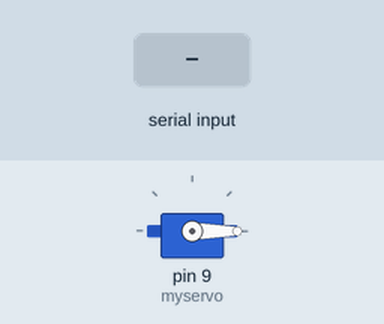
The sketch below on a simulated Arduino Uno, built with avr-gcc and run on an emulated ATmega328P. On the bench: servo. The test bench sets the inputs (shaded band).

Above: at 1.2 s.
1.3 s: "M90\n" received over Serial
At 2.6 s:
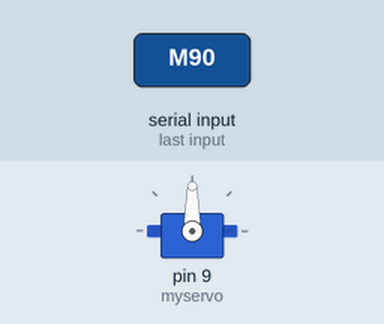
Timing chart, 0 to 4.3 s (numbered marks = the images above; inputs shaded):
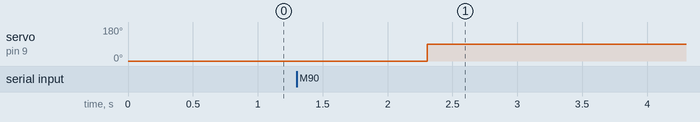

Measured:
- after the input at 1.3 s, servo on pin 9 (myservo): 0° → 90° after 1.0 s

The sketch:

ardiono-uno.ino
```cpp
#include <Servo.h>
char data[] = "V+000A+00";
//             0123456789
Servo myservo;
int pos = 0;
int vel = 0;
const int servo_pin = 9;
const int dc_pwm_pin = 6;
const int dc_dir_pin = 7;
void setup() {
  myservo.attach(9);
  Serial.begin(9600);
}

void loop() {
  bool communication_success = true;
  if(Serial.available()>0)
  {
    Serial.readBytes(data,10);

    if(data[0] == 'M')
    {
      if(data[1] == '+')
      {
        vel = (int)(data[2] - '0')*100 + (int)(data[3] - '0')*10 + (int)(data[4] - '0');
      }
      else if(data[1] == '-')
      {
        vel = -((int)(data[2] - '0')*100 + (int)(data[3] - '0')*10 + (int)(data[4] - '0'));
      }
      else
      {
        communication_success = false;
      }
      if(data[5] == 'A')
      {
        if(data[6] == '+')
        {
          pos = (int)(data[7] - '0')*10 + (int)(data[8] - '0') + 90;
        }
        else if(data[6] == '-')
        {
          pos = 90 - ((int)(data[7] - '0')*10 + (int)(data[8] - '0'));
        }
        else
        {
          communication_success = false;
        }
      }
      else
      {
        communication_success = false;
      }
    }
    else
    {
      communication_success = false;
    }
  }
  if(communication_success)
  {
    if(pos > 180)
    {
      pos = 180;
    }
    if(pos < 0)
    {
        pos = 0;
    }
    if(vel > 255)
    {
      vel = 255;
    }
    if(vel < -255)
    {
      vel = -255;
    }
    myservo.write(pos);
    if(vel > 0)
    {
      digitalWrite(dc_dir_pin,LOW);
      analogWrite(dc_pwm_pin,vel);
    }
    else
    {
      digitalWrite(dc_dir_pin,HIGH);
      analogWrite(dc_pwm_pin,255 - vel);
    }
    delay(10);
  }
}
```
